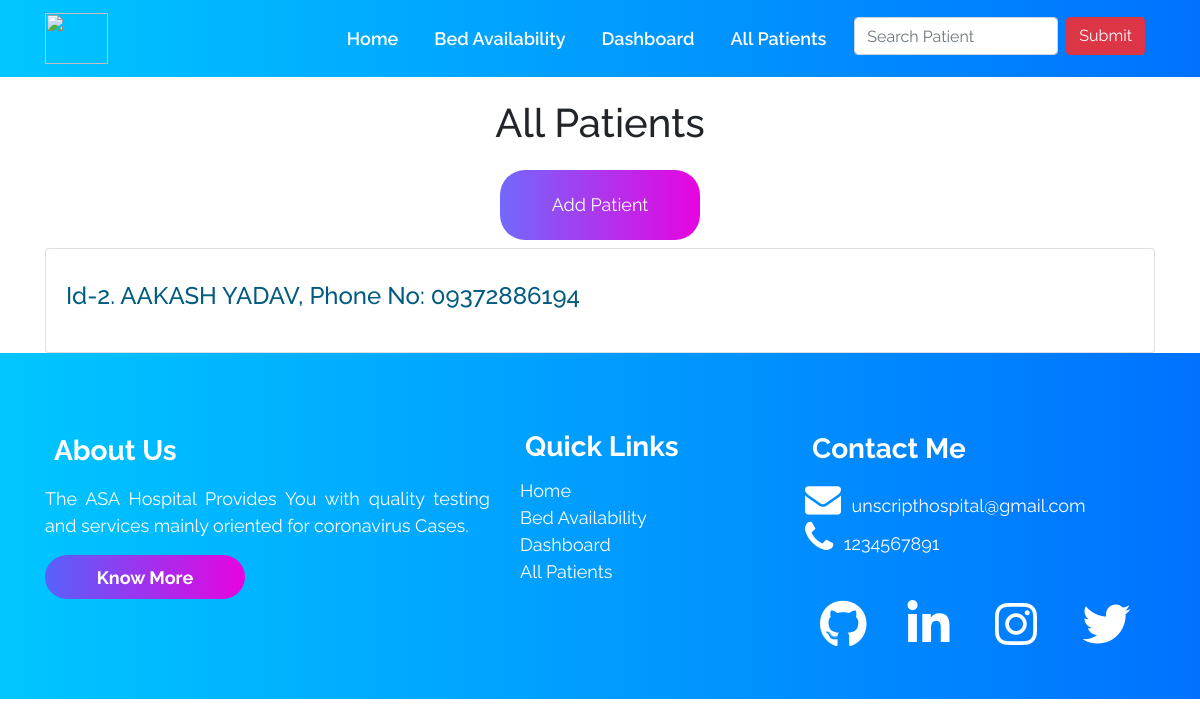
/allpatients/, run on an earlier commit of the app's database.
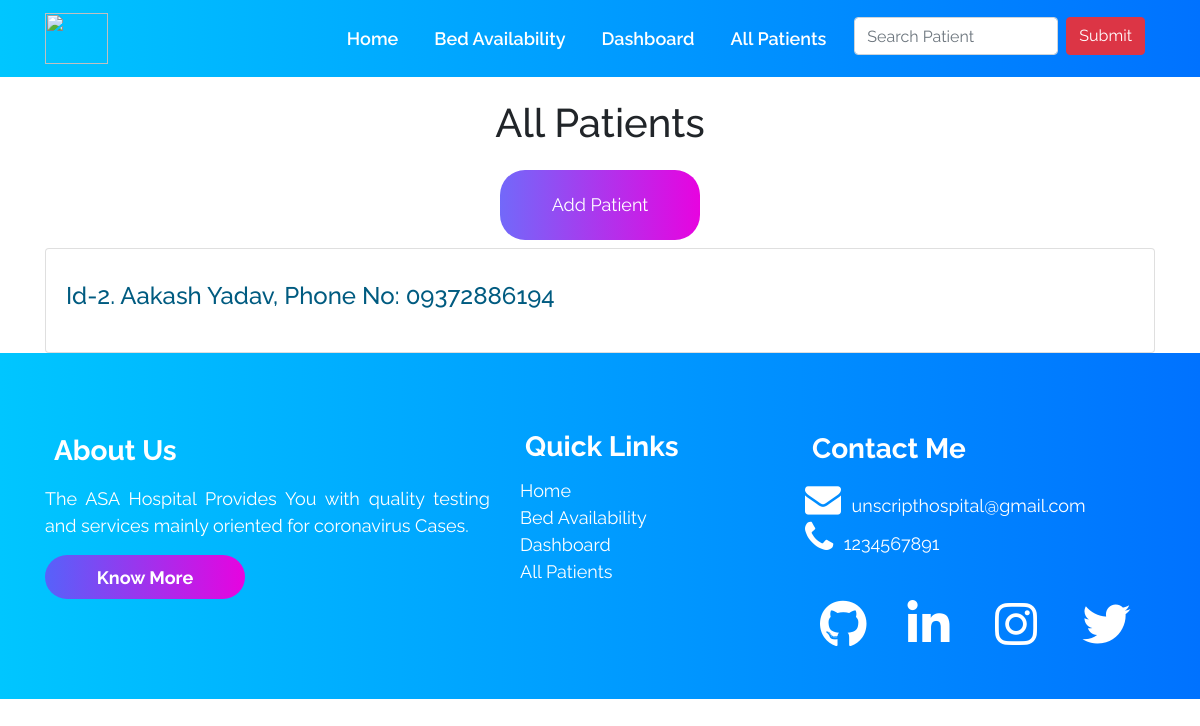
And on a later commit of the database.
### accounts/models.py (models this page shows, shortened)
class Patient (models.Model):
    patient_id = models.AutoField(primary_key=True)
    name = models.CharField(max_length=100)
    age = models.IntegerField()
    gender = models.CharField(max_length=10)  # Male of Female
    phone = models.CharField(max_length=13)
    address = models.TextField(max_length=1000)
    email_id = models.EmailField(max_length=254)
    date_admitted = models.DateField(auto_now=False, auto_now_add=False)
    oxygen_level = models.IntegerField(default=90)
    temperature = models.IntegerField(default=97)
    doctor = models.ForeignKey(Doctor, on_delete=models.CASCADE, default="")
    covid_test_result = models.ForeignKey(
        Result, on_delete=models.CASCADE, default="")
    room_no_and_bed_no = models.ForeignKey(
        Room, on_delete=models.CASCADE, default="")

### accounts/views.py (the view)
# urls.py: path("allpatients/", views.allpatients, name='allPatients'),
def allpatients(request):
    all_patients_query_set = Patient.objects.all()
    context = {'all_patients_query_set': all_patients_query_set}
    return render(request, 'allpatients.html', context)

### templates/allpatients.html (shortened to what this page needs)
{% extends 'innerbase.html' %}
{% load static %}
{% block cssLinks %}
<link rel="stylesheet" href="{% static 'css/allpatients.css' %}">
{% endblock %}
{% block body %}
<div class="container">
    <h1 class="text-center heading ">All Patients</h1>
    <div class="container text-center my-2">
        <a href="/addpatient">
            <button class="commonbuttons text-center">Add Patient</button>
        </a>
    </div>
    <ul class="list-group">
        {% for patient in all_patients_query_set %}
        <li class="list-group-item list-group-item-action">
            <a href="/patients/{{patient.patient_id}}" style="text-decoration: none;color:rgb(0, 91, 128);">
                <h4>Id-{{patient.patient_id}}. {{patient.name}}, Phone No: {{patient.phone}}</h4>
            </a>
        </li>
        {% empty %}
        <li class="list-group-item list-group-item-action">NO ITEMS ACCORDING TO YOUR SEARCH</li>
        {% endfor %}
    </ul>
</div>
{% endblock %}

What changed in the data, as far as the page shows it:
changed Patient id 2: name "AAKASH YADAV" → "Aakash Yadav"
